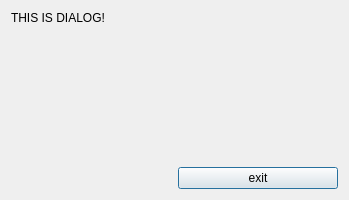
<?xml version="1.0" encoding="UTF-8"?>
<ui version="4.0">
 <class>CDialog</class>
 <widget class="QDialog" name="CDialog">
  <property name="geometry">
   <rect>
    <x>0</x>
    <y>0</y>
    <width>349</width>
    <height>200</height>
   </rect>
  </property>
  <property name="windowTitle">
   <string>DialogA</string>
  </property>
  <layout class="QGridLayout" name="gridLayout">
   <item row="2" column="1">
    <widget class="QPushButton" name="btnExit">
     <property name="text">
      <string>exit</string>
     </property>
    </widget>
   </item>
   <item row="0" column="0" colspan="2">
    <widget class="QLabel" name="label">
     <property name="sizePolicy">
      <sizepolicy hsizetype="Preferred" vsizetype="Fixed">
       <horstretch>0</horstretch>
       <verstretch>0</verstretch>
      </sizepolicy>
     </property>
     <property name="text">
      <string>THIS IS DIALOG!</string>
     </property>
    </widget>
   </item>
   <item row="1" column="0" colspan="2">
    <widget class="QWidget" name="placeHolderwidget" native="true"/>
   </item>
  </layout>
 </widget>
 <resources/>
 <connections/>
</ui>
